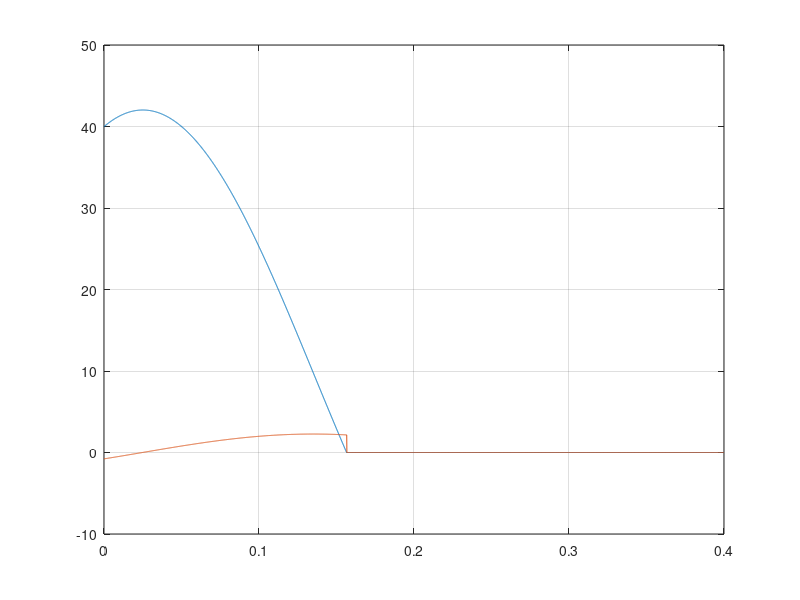
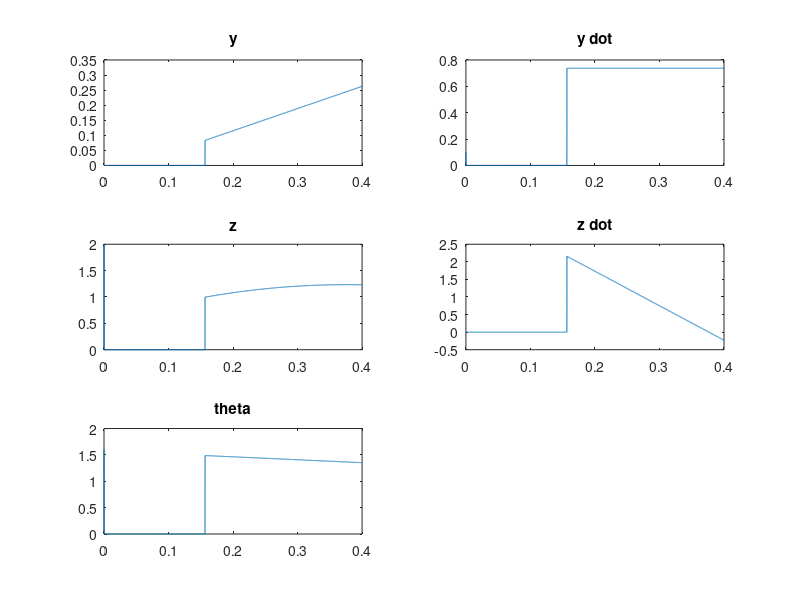
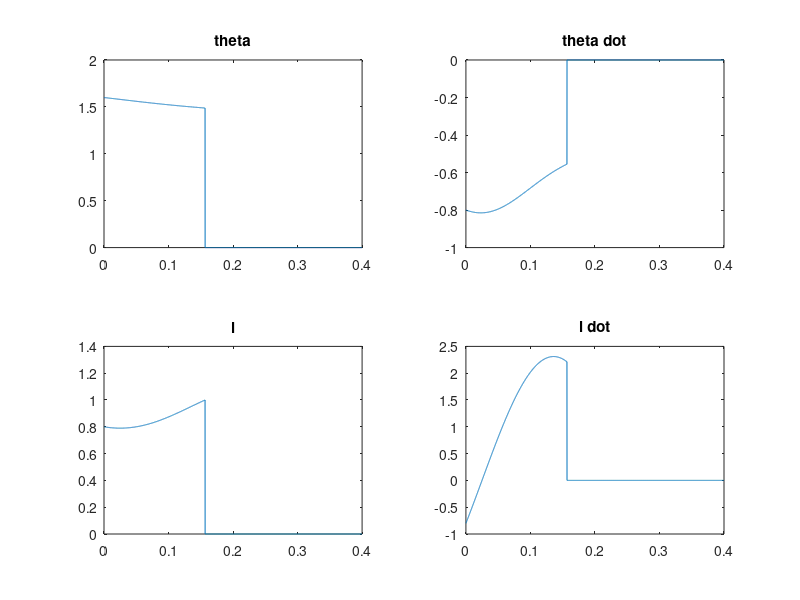
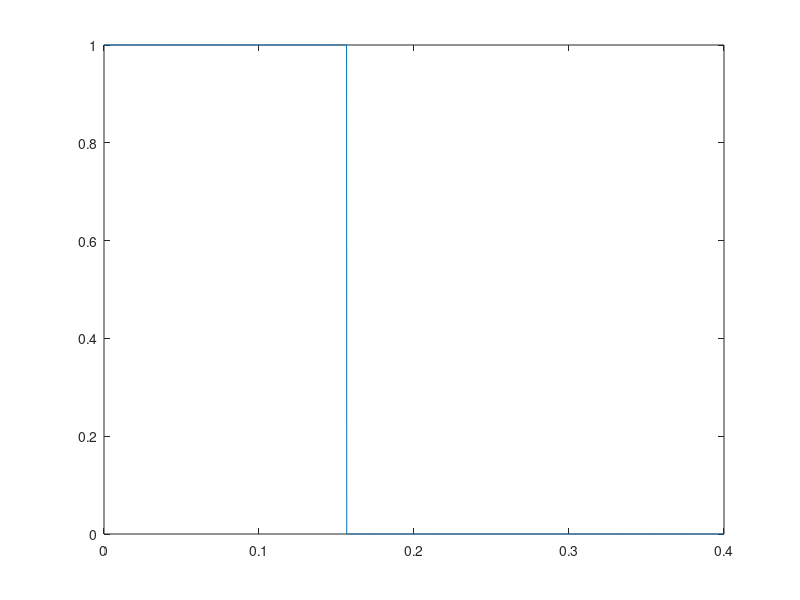

Write the MATLAB code that produced these figures, in order.
% neutral point: position resulting in zero acceleration i.e. constant
% velocity of hopper
% Start with simulation, then add PD control, then try optimal control
% Possibly try more advanced model after? Terrain?

% Constants:
g = 9.81;  % gravity
r = 2000;  % spring constant
m = 10;  % mass
l_0 = 1;  % equilibrium leg length

% Let y be horizontal distance, z be vertical distance, w be angular
% velocity of body, theta be counter-clockwise leg angle from y axis and l
% be the leg length

% Flight dynamics:
% x_f = [y, y_dot, z, z_dot, theta]
A_f = [0 1 0 0 0;
       0 0 0 0 0;
       0 0 0 1 0;
       0 0 0 0 0;
       0 0 0 0 0];
B_f = [0 0 0 0 1]';
f_f = @(x_f, w) A_f * x_f + B_f * w + [0 0 0 -g 0]';

% Stance dynamics:
% x_s = [theta, theta_dot, l, l_dot]
f_s = @(x_s, u) [x_s(2); -2 * x_s(2) * x_s(4) / x_s(3) - g * cos(x_s(1)) / x_s(3);
            x_s(4); -g * sin(x_s(1)) + x_s(2)^2 * x_s(3) + r / m * (l_0 - x_s(3))] + ...
            [0 0; 0 1 / (m * x_s(3)^2); 0 0; r / m 0] * u;
        
% Touchdown detector:
td = @(x_f, x_fo) ~isequal(sign(x_f(3) - l_0 * sin(x_f(5))), ...
                  sign(x_fo(3) - l_0 * sin(x_fo(5)))) && x_f(4) < 0;

% Takeoff detector:
to = @(x_s, x_so, u) cos(x_s(1)) * x_s(2) * x_s(3) + sin(x_s(1)) * x_s(4) > 0 && ...
                     ~isequal(sign(r / m * sin(x_s(1)) * (l_0 - x_s(3) + u(1)) + ...
                     cos(x_s(1)) * u(2) / (m * x_s(3))), ...
                     sign(r / m * sin(x_so(1)) * (l_0 - x_so(3) + u(1)) + ...
                     cos(x_so(1)) * u(2) / (m * x_so(3))));
           
% Flight to stance coordinate transformation (y_f is stance position):
f2s = @(x_f, y_f) [acot(x_f(1)/x_f(3));
              (x_f(1) * x_f(4) - x_f(3) * x_f(2)) / ((x_f(1) - y_f)^2 + x_f(3)^2);
              sqrt((x_f(1) - y_f)^2 + x_f(3)^2);
              (x_f(1) * x_f(2) + x_f(3) * x_f(4)) / sqrt((x_f(1) - y_f)^2 + x_f(3)^2)];

% Stance to flight coordinate transformation:
s2f = @(x_s, y_f) [cos(x_s(1)) * x_s(3) + y_f;
             -sin(x_s(1)) * x_s(2) * x_s(3) + cos(x_s(1)) * x_s(4);
              sin(x_s(1)) * x_s(3);
              cos(x_s(1)) * x_s(2) * x_s(3) + sin(x_s(1)) * x_s(4);
              x_s(1)];

% Simulation initialization:
dt = 0.0001;
K = 4000;
t = 0:dt:((K - 1) * dt);
s = zeros(1, K);  % state variable, 0 is flight and 1 is stance
s(1) = 1;
n_f = 5;
n_s = 4;
x_f = zeros(n_f, K);
x_f(:, 1) = [0 0.1 2 0 1.6]';
y_f = 0;
x_s = zeros(n_s, K);
x_s(:, 1) = [1.6 -0.8 0.8 -0.8]';
u = [0 0]';
w = -0.3;

% Simulation:
for k = 1:(K - 1)
    if s(k)
        % Simulate stance dynamics:
        x_s(:, k + 1) = x_s(:, k) + f_s(x_s(:, k), u) * dt;
        
        if k > 1 && to(x_s(:, k + 1), x_s(:, k), u)  % detect takeoff
            s(k + 1) = 0;
            w = x_s(2, k + 1);  % set new angular velocity
            x_f(:, k + 1) = s2f(x_s(:, k + 1), y_f);
            x_s(:, k + 1)
            x_f(:, k + 1)
        else
            s(k + 1) = 1;
        end
    else
        % Simulate flight dynamics:
        x_f(:, k + 1) = x_f(:, k) + f_f(x_f(:, k), w) * dt;
        
        if k > 1 && td(x_f(:, k + 1), x_f(:, k))  % detect touchdown
            s(k + 1) = 1;
            y_f = x_f(1, k + 1); % set new stance position
            x_s(:, k + 1) = f2s(x_f(:, k + 1), y_f);
            x_s(:, k + 1)
            x_f(:, k + 1)
        else
            s(k + 1) = 0;
        end
    end
end

% Plot:
figure(1); clf;
plot(t, r / m * sin(x_s(1, :)) .* (l_0 - x_s(3, :) + u(1)) + ...
               cos(x_s(1, :)) .* u(2) / (m * x_s(3, :)));  % horizontal acceleration = 0
hold on;
grid on;
plot(t, cos(x_s(1, :)) .* x_s(2, :) .* x_s(3, :) + sin(x_s(1, :)) .* x_s(4, :));  % vertical velocity > 0


figure(2); clf;
subplot(3, 2, 1);
plot(t, x_f(1, :));
title('y');
subplot(3, 2, 2);
plot(t, x_f(2, :));
title('y dot');
subplot(3, 2, 3);
plot(t, x_f(3, :));
title('z');
subplot(3, 2, 4);
plot(t, x_f(4, :));
title('z dot');
subplot(3, 2, 5);
plot(t, x_f(5, :));
title('theta');

figure(3); clf;
subplot(2, 2, 1);
plot(t, x_s(1, :));
title('theta');
subplot(2, 2, 2);
plot(t, x_s(2, :));
title('theta dot');
subplot(2, 2, 3);
plot(t, x_s(3, :));
title('l');
subplot(2, 2, 4);
plot(t, x_s(4, :));
title('l dot');

figure(4); clf;
plot(t, s);

figure(5); clf;
plot(x_f(1, :), x_f(3, :));

